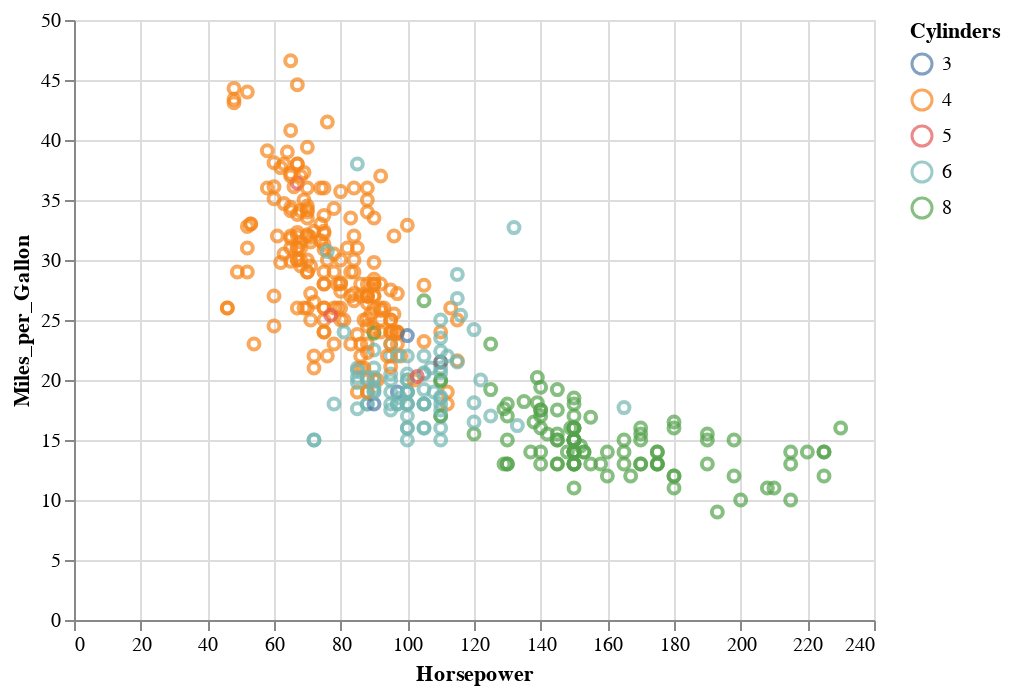

Notebook code for this chart:
### Markdown cell above
Something strange is happening here - the data in the `Cylinder` column is interpreted as a continuous scale between 3 (min. number of cylinders) and 8 (max. number of cylinders). That's not what we want! 

The data type of a column can be set explicitly using a one letter code attached to the column name with a colon:

|Data Type|Code|Description|
|---|---|---|
|quantitative|Q|Numerical quantity (real-valued)|
|nominal|N|Name / Unordered categorical|
|ordinal|O|Ordered categorical|
|temporal|T|Date/time|

### Code cell
alt.Chart(cars).mark_point().encode(
    x='Horsepower',
    y='Miles_per_Gallon',
    color='Cylinders:N', # also try N and Q
)

### Figure 1 — Vega-Lite specification as saved in the notebook (floating-point values rounded to 4 significant figures; data arrays with more than 128 entries replaced by an {"elided": "..."} marker saying what was removed)
{"config": {"view": {"continuousWidth": 400, "continuousHeight": 300}}, "data": {"name": "data-8e25068d8b9a578f41a59c91e539d690"}, "mark": "point", "encoding": {"color": {"type": "nominal", "field": "Cylinders"}, "x": {"type": "quantitative", "field": "Horsepower"}, "y": {"type": "quantitative", "field": "Miles_per_Gallon"}}, "$schema": "https://vega.github.io/schema/vega-lite/v4.8.1.json", "datasets": {"data-8e25068d8b9a578f41a59c91e539d690": {"elided": "406 records"}}}
